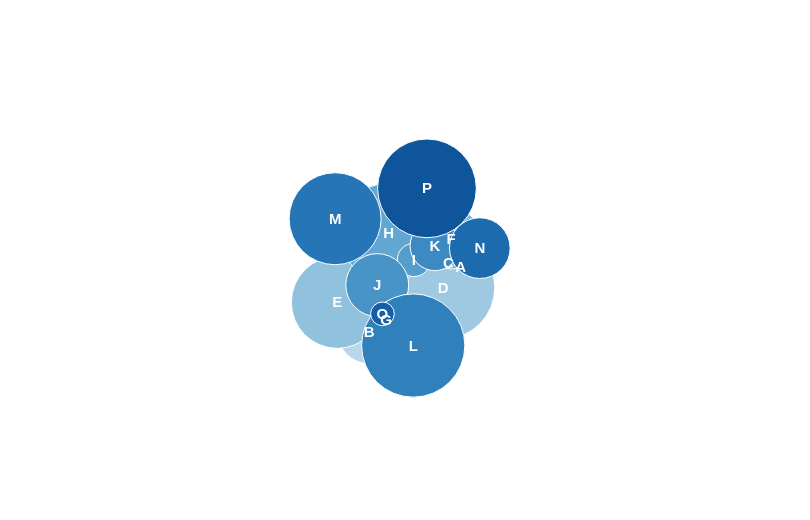

Vega-Lite specification stored for this chart:
### Vega specification from a JSON file in a GitHub repository (floating-point values rounded to 4 significant figures)
{"$schema": "https://vega.github.io/schema/vega/v5.json", "width": 800, "height": 500, "padding": {"left": 5, "right": 5, "top": 20, "bottom": 0}, "autosize": "none", "signals": [{"name": "cx", "update": "width / 2"}, {"name": "cy", "update": "height / 2"}, {"name": "gravityX", "value": 0.2, "bind": {"input": "range", "min": 0, "max": 1}}, {"name": "gravityY", "value": 0.1, "bind": {"input": "range", "min": 0, "max": 1}}], "data": [{"name": "table", "values": [{"category": "A", "amount": 0.28}, {"category": "B", "amount": 0.55}, {"category": "C", "amount": 0.43}, {"category": "D", "amount": 0.91}, {"category": "E", "amount": 0.81}, {"category": "F", "amount": 0.53}, {"category": "G", "amount": 0.19}, {"category": "H", "amount": 0.87}, {"category": "I", "amount": 0.28}, {"category": "J", "amount": 0.55}, {"category": "K", "amount": 0.43}, {"category": "L", "amount": 0.91}, {"category": "M", "amount": 0.81}, {"category": "N", "amount": 0.53}, {"category": "O", "amount": 0.19}, {"category": "P", "amount": 0.87}]}], "scales": [{"name": "size", "domain": {"data": "table", "field": "amount"}, "range": [100, 3000]}, {"name": "color", "type": "ordinal", "domain": {"data": "table", "field": "category"}, "range": "ramp"}], "marks": [{"name": "nodes", "type": "symbol", "from": {"data": "table"}, "encode": {"enter": {"fill": {"scale": "color", "field": "category"}, "xfocus": {"signal": "cx"}, "yfocus": {"signal": "cy"}}, "update": {"size": {"signal": "pow(2 * datum.amount, 2)", "scale": "size"}, "stroke": {"value": "white"}, "strokeWidth": {"value": 1}, "tooltip": {"signal": "datum"}}}, "transform": [{"type": "force", "iterations": 100, "static": false, "forces": [{"force": "collide", "iterations": 2, "radius": {"expr": "sqrt(datum.size) / 2"}}, {"force": "center", "x": {"signal": "cx"}, "y": {"signal": "cy"}}, {"force": "x", "x": "xfocus", "strength": {"signal": "gravityX"}}, {"force": "y", "y": "yfocus", "strength": {"signal": "gravityY"}}]}]}, {"type": "text", "from": {"data": "nodes"}, "encode": {"enter": {"align": {"value": "center"}, "baseline": {"value": "middle"}, "fontSize": {"value": 15}, "fontWeight": {"value": "bold"}, "fill": {"value": "white"}, "text": {"field": "datum.category"}}, "update": {"x": {"field": "x"}, "y": {"field": "y"}}}}]}
